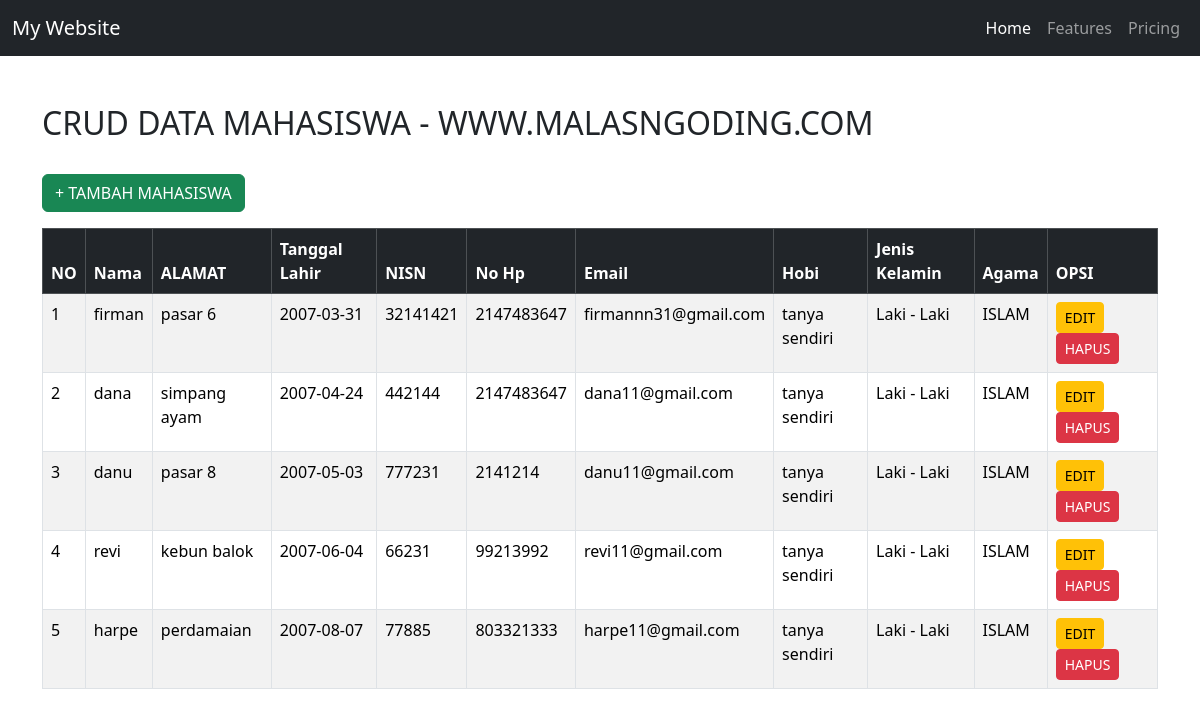
The page / on the database its author committed.
### tables this page shows
CREATE TABLE `data_siswa` (
  `id_siswa` int(11) NOT NULL,
  `nama` varchar(30) NOT NULL,
  `alamat` varchar(100) NOT NULL,
  `tanggal_lahir` varchar(30) NOT NULL,
  `nisn` int(11) NOT NULL,
  `no_hp` int(11) NOT NULL,
  `email` varchar(50) NOT NULL,
  `hobi` varchar(20) NOT NULL,
  `jenis_kelamin` varchar(30) NOT NULL,
  `agama` varchar(20) NOT NULL
);

### index.php (the view, shortened to what this page needs)
<!DOCTYPE html>
<html lang="en">
<head>
    <link href="https://cdn.jsdelivr.net/npm/bootstrap@5.3.3/dist/css/bootstrap.min.css" rel="stylesheet">
</head>
<body>
<nav class="navbar navbar-expand-lg navbar-dark bg-dark">
    <div class="container-fluid">
        <a class="navbar-brand" href="#">My Website</a>
        <div class="collapse navbar-collapse" id="navbarNav">
            <ul class="navbar-nav ms-auto">
                <li class="nav-item">
                    <a class="nav-link active" aria-current="page" href="#">Home</a>
                </li>
                <li class="nav-item">
                    <a class="nav-link" href="#">Features</a>
                </li>
                <li class="nav-item">
                    <a class="nav-link" href="#">Pricing</a>
                </li>
            </ul>
        </div>
    </div>
</nav>
<div class="container mt-5">
    <h2>CRUD DATA MAHASISWA - WWW.MALASNGODING.COM</h2>
    <br/>
    <a href="tambah.php" class="btn btn-success mb-3">+ TAMBAH MAHASISWA</a>
    <br/>
    <table class="table table-striped table-bordered">
        <thead class="table-dark">
            <tr>
                <th>NO</th>
                <th>Nama</th>
                <th>ALAMAT</th>
                <th>Tanggal Lahir</th>
                <th>NISN</th>
                <th>No Hp</th>
                <th>Email</th>
                <th>Hobi</th>
                <th>Jenis Kelamin</th>
                <th>Agama</th>
                <th>OPSI</th>
            </tr>
        </thead>
        <tbody>
            <?php
            include 'koneksi.php';
            $no = 1;
            $data = mysqli_query($koneksi,"select * from data_siswa");
            while($d = mysqli_fetch_array($data)){
                ?>
                <tr>
                    <td><?php echo $no++; ?></td>
                    <td><?php echo $d['nama']; ?></td>
                    <td><?php echo $d['alamat']; ?></td>
                    <td><?php echo $d['tanggal_lahir']; ?></td>
                    <td><?php echo $d['nisn']; ?></td>
                    <td><?php echo $d['no_hp']; ?></td>
                    <td><?php echo $d['email']; ?></td>
                    <td><?php echo $d['hobi']; ?></td>
                    <td><?php echo $d['jenis_kelamin']; ?></td>
                    <td><?php echo $d['agama']; ?></td>
                    <td>
                        <a href="edit.php?id=<?php echo $d['id_siswa']; ?>" class="btn btn-warning btn-sm">EDIT</a>
                        <a href="hapus.php?id=<?php echo $d['id_siswa']; ?>" class="btn btn-danger btn-sm">HAPUS</a>
                    </td>
                </tr>
                <?php
            }
            ?>
        </tbody>
    </table>
</div>
</body>
</html>

### rows shown on the page
data_siswa: nama "firman", alamat "pasar 6", tanggal_lahir "2007-03-31", nisn "32141421", no_hp "2147483647", email "firmannn31@gmail.com", hobi "tanya sendiri", jenis_kelamin "Laki - Laki", agama "ISLAM"
data_siswa: nama "dana", alamat "simpang ayam", tanggal_lahir "2007-04-24", nisn "442144", no_hp "2147483647", email "dana11@gmail.com", hobi "tanya sendiri", jenis_kelamin "Laki - Laki", agama "ISLAM"
data_siswa: nama "danu", alamat "pasar 8", tanggal_lahir "2007-05-03", nisn "777231", no_hp "2141214", email "danu11@gmail.com", hobi "tanya sendiri", jenis_kelamin "Laki - Laki", agama "ISLAM"
data_siswa: nama "revi", alamat "kebun balok", tanggal_lahir "2007-06-04", nisn "66231", no_hp "99213992", email "revi11@gmail.com", hobi "tanya sendiri", jenis_kelamin "Laki - Laki", agama "ISLAM"
data_siswa: nama "harpe", alamat "perdamaian", tanggal_lahir "2007-08-07", nisn "77885", no_hp "803321333", email "harpe11@gmail.com", hobi "tanya sendiri", jenis_kelamin "Laki - Laki", agama "ISLAM"
